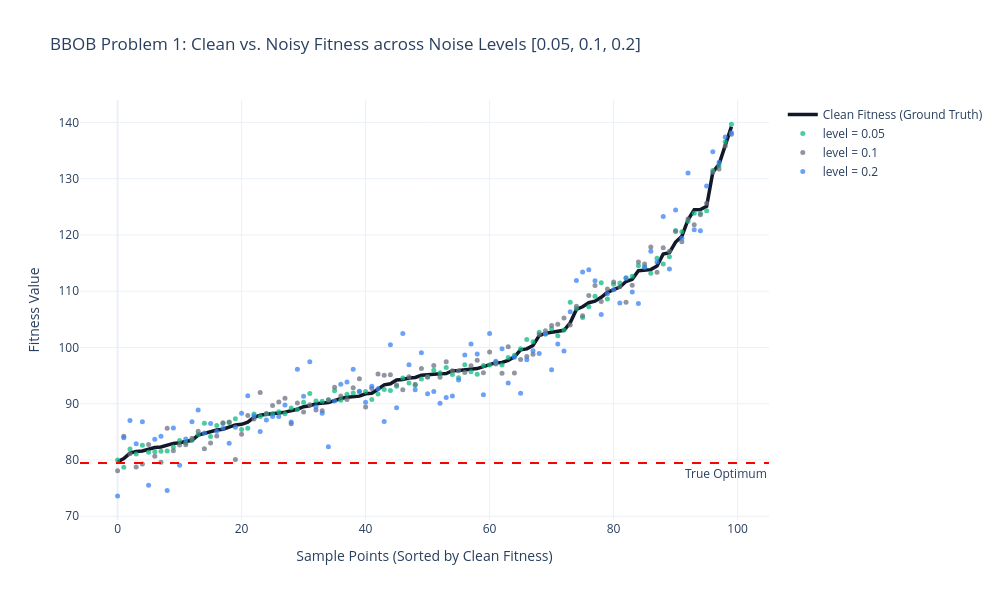
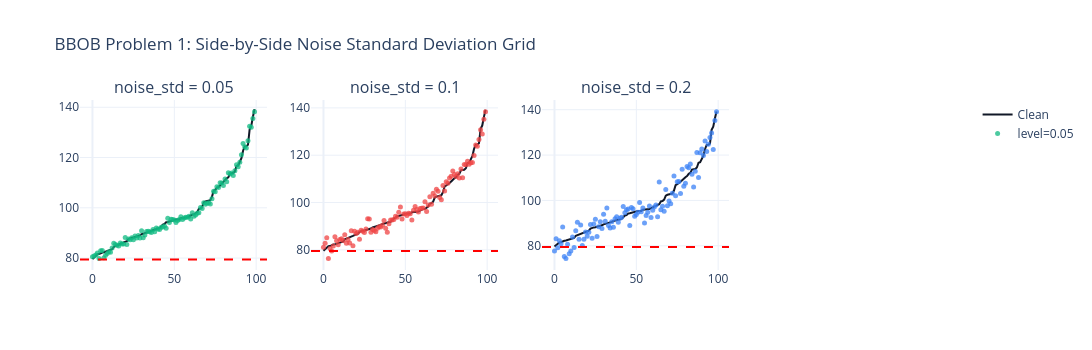

Notebook code cell kept with these figures, in order:
### Markdown cell above
## 2. 1D Sample Point Fitness Comparison
Evaluate 100 sample points across the search space and compare clean fitness against noisy fitness for each configured `noise_std` level.

### Code cell
np.random.seed(42)
lb, ub = problem.lower_bound, problem.upper_bound
points = np.random.uniform(lb, ub, (100, dim))

clean_y = np.array([problem(x) for x in points])
sort_idx = np.argsort(clean_y)
sorted_clean = clean_y[sort_idx]
indices = np.arange(len(points))

# Combined Plot showing all noise std levels overlaid on clean ground truth
fig_combined = go.Figure()
fig_combined.add_trace(go.Scatter(
    x=indices,
    y=sorted_clean,
    mode='lines',
    name='Clean Fitness (Ground Truth)',
    line=dict(color='#111827', width=3.5)
))

# Add true optimum line
fig_combined.add_hline(
    y=problem.true_optimum,
    line_dash="dash",
    line_color="red",
    annotation_text="True Optimum",
    annotation_position="bottom right"
)

for level in noisy_levels:
    noisy_y = np.array([problem.add_noise(y, level) for y in clean_y])
    sorted_noisy = noisy_y[sort_idx]
    fig_combined.add_trace(go.Scatter(
        x=indices,
        y=sorted_noisy,
        mode='markers',
        name=f'level = {level}',
        marker=dict(color=color_palette.get(level, '#6B7280'), size=5, opacity=0.75)
    ))

fig_combined.update_layout(
    title=f"BBOB Problem {problem_id}: Clean vs. Noisy Fitness across Noise Levels {noisy_levels}",
    xaxis_title="Sample Points (Sorted by Clean Fitness)",
    yaxis_title="Fitness Value",
    template="plotly_white",
    hovermode='x unified',
    height=600,
    width=1000
)
fig_combined.show()

# Subplot Grid for side-by-side noise inspection dynamically sized
n_plots = len(noisy_levels)
cols = 4
rows = int(np.ceil(n_plots / cols))
fig_subplots = make_subplots(
    rows=rows, cols=cols,
    subplot_titles=[f'noise_std = {level}' for level in noisy_levels]
)

coords = [(r + 1, c + 1) for r in range(rows) for c in range(cols)][:n_plots]
for idx, (level, (r, c)) in enumerate(zip(noisy_levels, coords), start=1):
    noisy_y = np.array([problem.add_noise(y, level) for y in clean_y])
    sorted_noisy = noisy_y[sort_idx]
    
    # Clean reference line
    fig_subplots.add_trace(
        go.Scatter(x=indices, y=sorted_clean, mode='lines', name='Clean', line=dict(color='#111827', width=2), showlegend=(idx==1)),
        row=r, col=c
    )
    # Noisy markers
    fig_subplots.add_trace(
        go.Scatter(x=indices, y=sorted_noisy, mode='markers', name=f'level={level}', marker=dict(color=color_palette.get(level, '#EF4444'), size=5, opacity=0.75), showlegend=(idx==1)),
        row=r, col=c
    )
    # Add true optimum line to subplot
    fig_subplots.add_hline(
        y=problem.true_optimum,
        line_dash="dash",
        line_color="red",
        row=r, col=c
    )

fig_subplots.update_layout(
    title_text=f"BBOB Problem {problem_id}: Side-by-Side Noise Standard Deviation Grid",
    height=max(350, 300 * rows),
    width=1150,
    template="plotly_white"
)
fig_subplots.show()
